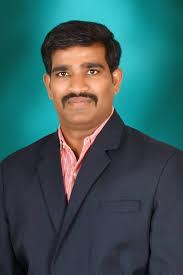
#> input picture images/MylaRamReddy.jpg, 183 x 275 px
$ jupyter execute --allow-errors 'DS01_01_Numpy package.ipynb'
#> lines starting #> are read from the running program, lines starting #| are printed output that depends on the picture
# Data Analyst Role
------------------
- Level 3 we will learn the skill set required for **<font color="red">Data Analyst Role</font>**. We will learn mainly three things (Read /Transform/present)
    - `Read` from any where (Big data,rdbms,nosql databases,files,api calls,graph databases(tigergraph,neo4J) ..etc
    - `Transformation/Manipulation` of data from one format to other format
    - Present data in `Graphical` format
- Resources who are working on BI tools like Power BI,OBI,Tableau,Cognos,SAPBO ... etc are also called as data analysts

# Numpy
-----
- https://www.numpy.org/
- Numerical Python, or "Numpy" for short, is a `foundational package` on which many of the most common `data science packages are built`.
- Numpy provides us with `high performance multi-dimensional arrays` which we can use as vectors or matrices.
- https://numpy.org/devdocs/user/quickstart.html

## Working with arrays
- Generally we will use numpy to store numbers.
- However it can be used to store any collection of `single datatype` values
- NumPy is a powerful **N-dimensional array object**

### Create 1d array
- 1d array is nothing but `One Column/ Vector`
- In core python `range` function is equal to numpy `arange` function
- Using range ,we will get `list` as a output
- Using np.arange, we will get `array` as a output

[cell 1]
import numpy as np
#a_1d_array = np.arange?

[cell 2]
#range?

[cell 3]
a_1d_array = np.arange(0,12,2)

[cell 4]
a_1d_array

[cell 5]
a_1d_array.ndim

[cell 6]
a_1d_array.shape # in 1d array how many items available ?

#### Reading numpy 1d array items

[cell 7]
a_1d_array[0] # index method

[cell 8]
a_1d_array[0:3] # Slice Method

[cell 9]
a_1d_array[[0,3]] # fancy Method

#### numpy array is mutable

[cell 10]
a_1d_array[1]=200 # update number 2 with 200

[cell 11]
a_1d_array

#### Create 1d array from column/Series

[cell 12]
import pandas as pd
df=pd.read_csv("iris.csv")
#> (reads iris.csv from the repository)
df.head()

[cell 13]
s=df.species

[cell 14]
type(s)

[cell 15]
y=s.values

[cell 16]
type(y)

[cell 17]
y.ndim

[cell 18]
y.shape

### Create 2D array
- 2D array examples are
    - Table
    - 2 or more than 2 columns data
    - Matrix
    - Black and white image

[cell 19]
# Create 2d array with 3 samples and 4 features
a_np_2d_array = np.arange(0,24,2).reshape(3,4)

[cell 20]
a_np_2d_array

[cell 21]
a_np_2d_array.shape

[cell 22]
a_np_2d_array.ndim

#> (a cell that did not finish here is left out)

#> (a cell that did not finish here is left out)

#### Reading 2D np array

[cell 25]
a_np_2d_array[0] # 1st row

[cell 26]
a_np_2d_array[0,0] # 1st row #1st column

[cell 27]
a_np_2d_array[0][2] # 1st row # 3rd column value

[cell 28]
a_np_2d_array[:,0:2] # all rows #first and secon columns

[cell 29]
a_np_2d_array[1,:] # all columns # second row

> In Machine learning we will use
    - input(X) --> 2D np array
    - output(y) --> 1D np array

#### Create 2D array from table/data frame

[cell 30]
X=df[df.columns[:-1]]

[cell 31]
type(X)

[cell 32]
X=X.values

[cell 33]
X.shape #(n_samples,n_features)

#### Create 2D array from Black and white image

[cell 34]
from PIL import Image
temp=Image.open('images/MylaRamReddy.jpg')
#> temp is the input picture: PIL image 183x275 RGB; mean R, G, B 56.7, 89.8, 91.9
temp

[cell 35]
# convert color image to black and white
temp=temp.convert('1')
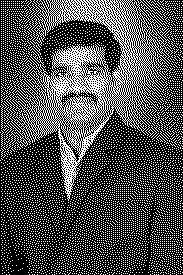
#> temp: PIL image 183x275 1; 31.1% white in thin lines or dots
temp

[cell 36]
# get 2d array from black and white image
import numpy as np
A = np.array(temp)
A

[cell 37]
A.ndim
#> Out = 2

#> (a cell that did not finish here is left out)

[cell 39]
import matplotlib.pyplot as plt
#> (the rest of this cell did not finish here and is left out)

### Create 3D array
- Color image

[cell 40]
a_np_3d_array = np.arange(24).reshape(2,3,4)

[cell 41]
a_np_3d_array

[cell 42]
a_np_3d_array.ndim

[cell 43]
a_np_3d_array.shape

#### Create 3D array from color image

[cell 44]
from PIL import Image
temp=Image.open('MylaRamReddy.jpg')
temp

[cell 45]
a=np.array(temp)
type(a)

[cell 46]
a.shape
#> Out = (275, 183, 3)
